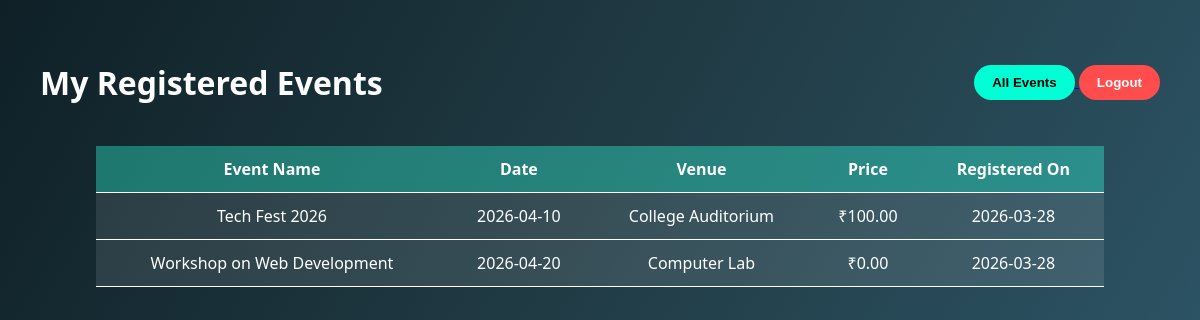
The app's page /event_management_system/user/my_registrations.php (signed in) with its own data.
### tables this page shows
CREATE TABLE `registrations` (
  `registration_id` int(11) NOT NULL,
  `user_id` int(11) DEFAULT NULL,
  `event_id` int(11) DEFAULT NULL,
  `registration_date` date DEFAULT curdate()
);

CREATE TABLE `events` (
  `event_id` int(11) NOT NULL,
  `event_name` varchar(150) NOT NULL,
  `event_date` date NOT NULL,
  `venue` varchar(150) NOT NULL,
  `price` decimal(10,2) DEFAULT 0.00,
  `seat_limit` int(11) DEFAULT 0,
  `description` text DEFAULT NULL
);

### event_management_system/user/my_registrations.php (the view, shortened to what this page needs)
<?php
include("../config/db.php");
$user_id = $_SESSION['user_id'];
$sql = "SELECT events.event_name, events.event_date, events.venue, events.price, registrations.registration_date
        FROM registrations
        JOIN events ON registrations.event_id = events.event_id
        WHERE registrations.user_id = '$user_id'";
$result = mysqli_query($conn, $sql);
?>
<!DOCTYPE html>
<html>
<head>
</head>
<body>
<div class="container">
<div class="header">
<h1>My Registered Events</h1>
<div>
<a href="events.php">
    <button>All Events</button>
</a>
<a href="logout.php">
    <button class="logout-btn">Logout</button>
</a>
</div>
</div>
<table>
<tr>
<th>Event Name</th>
<th>Date</th>
<th>Venue</th>
<th>Price</th>
<th>Registered On</th>
</tr>
<?php
while($row = mysqli_fetch_assoc($result)) {
?>
<tr>
<td><?php echo $row['event_name']; ?></td>
<td><?php echo $row['event_date']; ?></td>
<td><?php echo $row['venue']; ?></td>
<td>₹<?php echo $row['price']; ?></td>
<td><?php echo $row['registration_date']; ?></td>
</tr>
<?php
}
?>
</table>
</div>
</body>
</html>

### event_management_system/user/my_registrations.php (style rules this page uses)
body { margin: 0; font-family: Segoe UI; background: linear-gradient(120deg,#0f2027,#203a43,#2c5364); color: white; }
.container { padding: 40px; text-align: center; }
.header { display: flex; justify-content: space-between; align-items: center; margin-bottom: 20px; }
table { width: 90%; margin: auto; border-collapse: collapse; background: rgba(255,255,255,0.1); }
th, td { padding: 12px; border-bottom: 1px solid white; }
th { background: rgba(0,255,213,0.3); }
button { padding: 10px 18px; border: none; border-radius: 20px; background: #00ffd5; font-weight: bold; cursor: pointer; }
.logout-btn { background: #ff4d4d; color: white; }

### records on screen
registrations: event.event_name "Tech Fest 2026", event.event_date "2026-04-10", event.venue "College Auditorium", event.price "100.00", registration_date "2026-03-28"
registrations: event.event_name "Workshop on Web Development", event.event_date "2026-04-20", event.venue "Computer Lab", event.price "0.00", registration_date "2026-03-28"
